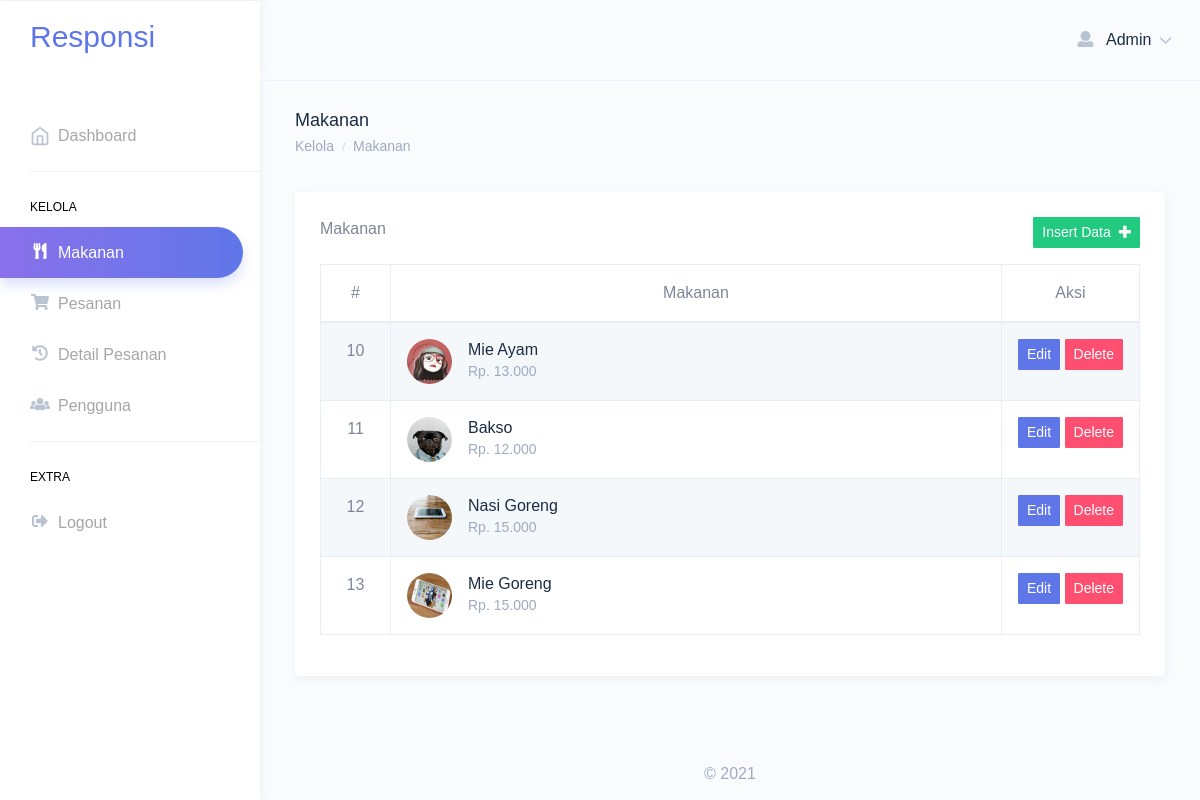
The app's page /index.php?page=makanan (signed in) with its own data.
### tables this page shows
CREATE TABLE `pengguna` (
  `id` int(11) NOT NULL AUTO_INCREMENT,
  `level_id` int(11) NOT NULL,
  `nama` varchar(255) DEFAULT NULL,
  `username` varchar(255) DEFAULT NULL,
  `password` varchar(255) DEFAULT NULL,
  `alamat` varchar(255) DEFAULT NULL,
  PRIMARY KEY (`id`),
  KEY `pengguna_fk0` (`level_id`),
  CONSTRAINT `pengguna_fk0` FOREIGN KEY (`level_id`) REFERENCES `level` (`id`)
);

CREATE TABLE `makanan` (
  `id` int(11) NOT NULL AUTO_INCREMENT,
  `nama` varchar(255) DEFAULT NULL,
  `harga` int(11) DEFAULT NULL,
  `gambar` varchar(255) DEFAULT NULL,
  PRIMARY KEY (`id`)
);

### function.php (called while the page is built, shortened)
<?php
$servername = "localhost";
$database = "responsi_pwb_raihan";
$username = "root";
$password = "";
$conn = mysqli_connect($servername, $username, $password, $database);
function show($query)
{
    global $conn;
    $result = mysqli_query($conn, $query);
    $rows = [];
    while ($row = mysqli_fetch_assoc($result)) {
        $rows[] = $row;
    }
    return $rows;
}
function rupiah($angka)
{
    $hasil_rupiah = "Rp. " . number_format($angka, 0, ',', '.');
    return $hasil_rupiah;
}
?>

### content/admin/makanan.php (the view, shortened to what this page needs)
<div class="page-breadcrumb">
    <div class="row">
        <div class="col-7 align-self-center">
            <h4 class="page-title text-truncate text-dark font-weight-medium mb-1">Makanan</h4>
            <div class="d-flex align-items-center">
                <nav aria-label="breadcrumb">
                    <ol class="breadcrumb m-0 p-0">
                        <li class="breadcrumb-item"><a href="index.php" class="text-muted">Kelola</a></li>
                        <li class="breadcrumb-item text-muted active" aria-current="page">Makanan</li>
                    </ol>
                </nav>
            </div>
        </div>
    </div>
</div>
<div class="container-fluid">
    <div class="row">
        <div class="col-12">
            <div class="card">
                <div class="card-body">
                    <div class="d-flex justify-content-between">
                        <div class="mb-3">
                            <span>Makanan</span>
                        </div>
                        <div class="mb-3">
                            <button type="button" class="btn btn-sm btn-success" data-toggle="modal" data-target="#modalInsert">Insert Data<i class="fa fa-plus ml-2"></i></button>
                        </div>
                    </div>
                    <div class="table-responsive">
                        <table id="zero_config" class="table table-striped table-bordered no-wrap">
                            <thead>
                                <tr class="text-center">
                                    <th style="width: 70px;">#</th>
                                    <th>Makanan</th>
                                    <th style="width: 50px;">Aksi</th>
                                </tr>
                            </thead>
                            <tbody>
                                <?php
                                $data = show("SELECT * FROM makanan");
                                foreach ($data as $d) {
                                ?>
                                    <tr>
                                    <td class="text-center"><?= $d['id'] ?></td>
                                        <td>
                                            <div class="d-flex no-block align-items-center">
                                                <div class="mr-3"><img src="uploads/<?= $d['gambar'] ?>" alt="user" class="rounded-circle" width="45" height="45"></div>
                                                <div class="">
                                                    <h5 class="text-dark mb-0 font-16 font-weight-medium"><?= $d['nama'] ?></h5>
                                                    <span class="text-muted font-14"><?= rupiah($d['harga']) ?></span>
                                                </div>
                                            </div>
                                        </td>
                                        <td>
                                            <button type="button" class="btn btn-sm btn-info" data-toggle="modal" data-target="#modalEdit<?= $d['id'] ?>">Edit</button>
                                            <button type="button" class="btn btn-sm btn-danger" data-toggle="modal" data-target="#modalDelete<?= $d['id'] ?>">Delete</button>
                                        </td>
                                    </tr>
                                <?php
                                }
                                ?>
                            </tbody>
                        </table>
                    </div>
                </div>
            </div>
        </div>
    </div>
</div>

### layouts/navbar.php (shortened to what this page needs)
<header class="topbar" data-navbarbg="skin6">
    <nav class="navbar top-navbar navbar-expand-md">
        <div class="navbar-header" data-logobg="skin6">
            <div class="navbar-brand">
                <a href="index.php">
                    <span class="logo-text">
                        <h2>Responsi</h2>
                    </span>
                </a>
            </div>
        </div>
        <div class="navbar-collapse collapse" id="navbarSupportedContent">
            <ul class="navbar-nav float-right ml-auto">
                <li class="nav-item dropdown">
                    <a class="nav-link dropdown-toggle" href="javascript:void(0)" data-toggle="dropdown" aria-haspopup="true" aria-expanded="false">
                        <i class="fa fa-user"></i>
                        <span class="ml-2 d-none d-lg-inline-block"><span class="text-dark"><?= $user['nama'] ?></span> <i data-feather="chevron-down" class="svg-icon"></i></span>
                    </a>
                </li>
            </ul>
        </div>
    </nav>
</header>

### records on screen
pengguna: nama "Admin"
makanan: id "10", gambar (picture), nama "Mie Ayam", harga "Rp. 13.000"
makanan: id "11", gambar (picture), nama "Bakso", harga "Rp. 12.000"
makanan: id "12", gambar (picture), nama "Nasi Goreng", harga "Rp. 15.000"
makanan: id "13", gambar (picture), nama "Mie Goreng", harga "Rp. 15.000"
